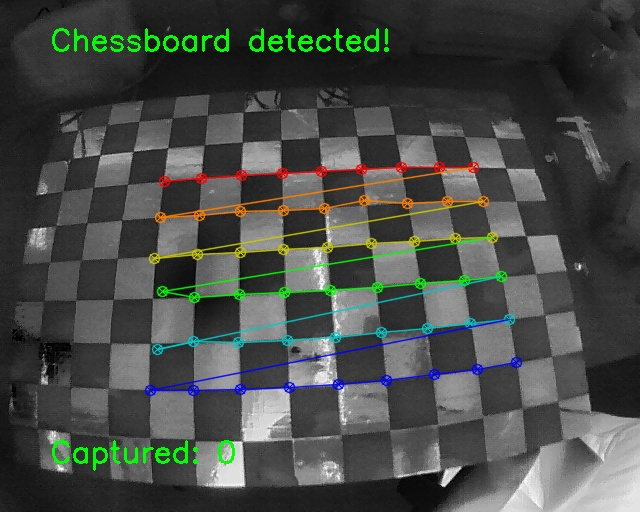
#> input picture calibration_images/calibration_00.jpg, 640 x 512 px; its folder holds 4 pictures in this run
$ python camera_calibration.py
#> lines starting #> are read from the running program, lines starting #| are printed output that depends on the picture
import numpy as np
import cv2
import glob
import os
import pickle

# Camera calibration parameters
# You can modify these variables as needed
CHESSBOARD_SIZE = (9, 6)  # Number of inner corners per chessboard row and column
SQUARE_SIZE = 2.5         # Size of a square in centimeters
CALIBRATION_IMAGES_PATH = 'calibration_images/*.jpg'  # Path to calibration images
OUTPUT_DIRECTORY = 'output'  # Directory to save calibration results
SAVE_UNDISTORTED = True   # Whether to save undistorted images

def calibrate_camera():
    """
    Calibrate the camera using chessboard images.

    Returns:
        ret: The RMS re-projection error
        mtx: Camera matrix
        dist: Distortion coefficients
        rvecs: Rotation vectors
        tvecs: Translation vectors
    """
    # Prepare object points (0,0,0), (1,0,0), (2,0,0) ... (8,5,0)
    objp = np.zeros((CHESSBOARD_SIZE[0] * CHESSBOARD_SIZE[1], 3), np.float32)
    objp[:, :2] = np.mgrid[0:CHESSBOARD_SIZE[0], 0:CHESSBOARD_SIZE[1]].T.reshape(-1, 2)

    # Scale object points by square size (for real-world measurements)
    objp = objp * SQUARE_SIZE

    # Arrays to store object points and image points from all images
    objpoints = []  # 3D points in real world space
    imgpoints = []  # 2D points in image plane

    # Get list of calibration images
    images = glob.glob(CALIBRATION_IMAGES_PATH)

    if not images:
        print(f"No calibration images found at {CALIBRATION_IMAGES_PATH}")
        return None, None, None, None, None

    # Create output directory if it doesn't exist
    if not os.path.exists(OUTPUT_DIRECTORY):
        os.makedirs(OUTPUT_DIRECTORY)

    print(f"Found {len(images)} calibration images")

    # Process each calibration image
    for idx, fname in enumerate(images):
        img = cv2.imread(fname)
#> img is the input picture: shape (512, 640, 3); mean B, G, R 70.9, 74.9, 71.5
        gray = cv2.cvtColor(img, cv2.COLOR_BGR2GRAY)
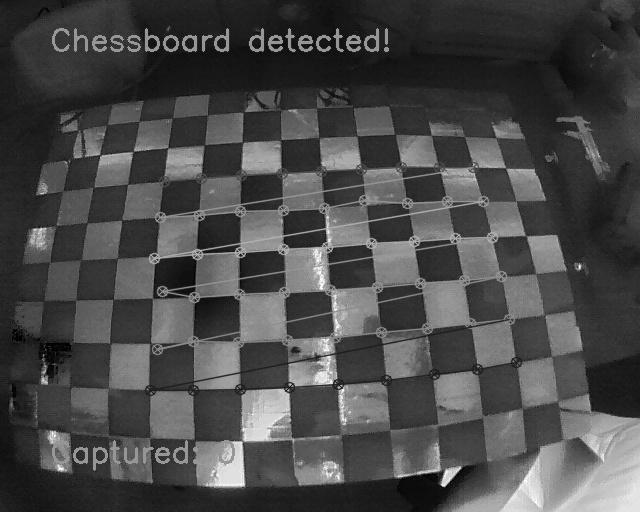
#> gray: shape (512, 640); min 0, max 255, mean 73.4

        # Find the chessboard corners
        ret, corners = cv2.findChessboardCorners(gray, CHESSBOARD_SIZE, None)
#> ret = False; corners = None

        # If found, add object points and image points
        if ret:
            objpoints.append(objp)

            # Refine corner positions
            criteria = (cv2.TERM_CRITERIA_EPS + cv2.TERM_CRITERIA_MAX_ITER, 30, 0.001)
            corners2 = cv2.cornerSubPix(gray, corners, (11, 11), (-1, -1), criteria)
            imgpoints.append(corners2)

            # Draw and display the corners
            cv2.drawChessboardCorners(img, CHESSBOARD_SIZE, corners2, ret)

            # Save image with corners drawn
            output_img_path = os.path.join(OUTPUT_DIRECTORY, f'corners_{os.path.basename(fname)}')
            cv2.imwrite(output_img_path, img)

            print(f"Processed image {idx+1}/{len(images)}: {fname} - Chessboard found")
        else:
            print(f"Processed image {idx+1}/{len(images)}: {fname} - Chessboard NOT found")

    if not objpoints:
        print("No chessboard patterns were detected in any images.")
        return None, None, None, None, None

    print("Calibrating camera...")

    # Calibrate camera
    ret, mtx, dist, rvecs, tvecs = cv2.calibrateCamera(
        objpoints, imgpoints, gray.shape[::-1], None, None
    )

    # Save calibration results
    calibration_data = {
        'camera_matrix': mtx,
        'distortion_coefficients': dist,
        'rotation_vectors': rvecs,
        'translation_vectors': tvecs,
        'reprojection_error': ret
    }

    with open(os.path.join(OUTPUT_DIRECTORY, 'calibration_data.pkl'), 'wb') as f:
        pickle.dump(calibration_data, f)

    # Save camera matrix and distortion coefficients as text files
    np.savetxt(os.path.join(OUTPUT_DIRECTORY, 'camera_matrix.txt'), mtx)
    np.savetxt(os.path.join(OUTPUT_DIRECTORY, 'distortion_coefficients.txt'), dist)

    print(f"Calibration complete! RMS re-projection error: {ret}")
    print(f"Results saved to {OUTPUT_DIRECTORY}")

    return ret, mtx, dist, rvecs, tvecs

# [71 lines left out: functions undistort_images, calculate_reprojection_error, not called in this run]

def main():
    """
    Main function to run the camera calibration process.
    """
    print("Starting camera calibration...")

    # Calibrate camera
    ret, mtx, dist, rvecs, tvecs = calibrate_camera()

    if mtx is None:
        print("Calibration failed. Exiting.")
        return

    # Undistort images
    undistort_images(mtx, dist)

    print("Camera calibration completed successfully!")

if __name__ == "__main__":
    main()
